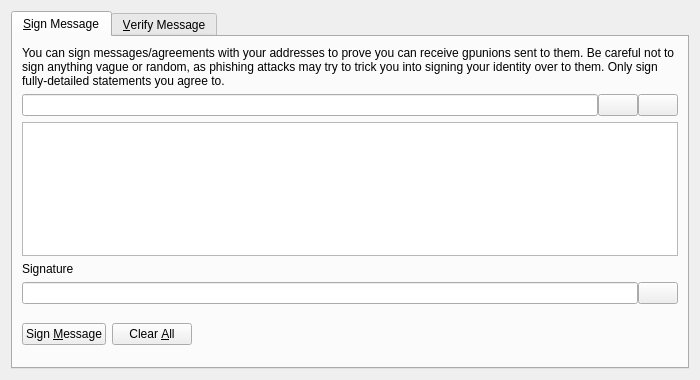
<?xml version="1.0" encoding="UTF-8"?>
<ui version="4.0">
 <class>SignVerifyMessageDialog</class>
 <widget class="QDialog" name="SignVerifyMessageDialog">
  <property name="geometry">
   <rect>
    <x>0</x>
    <y>0</y>
    <width>700</width>
    <height>380</height>
   </rect>
  </property>
  <property name="windowTitle">
   <string>Signatures - Sign / Verify a Message</string>
  </property>
  <property name="modal">
   <bool>true</bool>
  </property>
  <layout class="QVBoxLayout" name="verticalLayout">
   <item>
    <widget class="QTabWidget" name="tabWidget">
     <property name="currentIndex">
      <number>0</number>
     </property>
     <widget class="QWidget" name="tabSignMessage">
      <attribute name="title">
       <string>&amp;Sign Message</string>
      </attribute>
      <layout class="QVBoxLayout" name="verticalLayout_SM">
       <item>
        <widget class="QLabel" name="infoLabel_SM">
         <property name="text">
          <string>You can sign messages/agreements with your addresses to prove you can receive gpunions sent to them. Be careful not to sign anything vague or random, as phishing attacks may try to trick you into signing your identity over to them. Only sign fully-detailed statements you agree to.</string>
         </property>
         <property name="textFormat">
          <enum>Qt::PlainText</enum>
         </property>
         <property name="wordWrap">
          <bool>true</bool>
         </property>
        </widget>
       </item>
       <item>
        <layout class="QHBoxLayout" name="horizontalLayout_1_SM">
         <property name="spacing">
          <number>0</number>
         </property>
         <item>
          <widget class="QValidatedLineEdit" name="addressIn_SM">
           <property name="toolTip">
            <string>The Gpunion address to sign the message with</string>
           </property>
          </widget>
         </item>
         <item>
          <widget class="QPushButton" name="addressBookButton_SM">
           <property name="toolTip">
            <string>Choose previously used address</string>
           </property>
           <property name="text">
            <string/>
           </property>
           <property name="icon">
            <iconset resource="../gpunion.qrc">
             <normaloff>:/icons/address-book</normaloff>:/icons/address-book</iconset>
           </property>
           <property name="shortcut">
            <string>Alt+A</string>
           </property>
           <property name="autoDefault">
            <bool>false</bool>
           </property>
          </widget>
         </item>
         <item>
          <widget class="QPushButton" name="pasteButton_SM">
           <property name="toolTip">
            <string>Paste address from clipboard</string>
           </property>
           <property name="text">
            <string/>
           </property>
           <property name="icon">
            <iconset resource="../gpunion.qrc">
             <normaloff>:/icons/editpaste</normaloff>:/icons/editpaste</iconset>
           </property>
           <property name="shortcut">
            <string>Alt+P</string>
           </property>
           <property name="autoDefault">
            <bool>false</bool>
           </property>
          </widget>
         </item>
        </layout>
       </item>
       <item>
        <widget class="QPlainTextEdit" name="messageIn_SM">
         <property name="toolTip">
          <string>Enter the message you want to sign here</string>
         </property>
        </widget>
       </item>
       <item>
        <widget class="QLabel" name="signatureLabel_SM">
         <property name="text">
          <string>Signature</string>
         </property>
         <property name="textFormat">
          <enum>Qt::PlainText</enum>
         </property>
        </widget>
       </item>
       <item>
        <layout class="QHBoxLayout" name="horizontalLayout_2_SM">
         <property name="spacing">
          <number>0</number>
         </property>
         <item>
          <widget class="QLineEdit" name="signatureOut_SM">
           <property name="font">
            <font>
             <italic>true</italic>
            </font>
           </property>
           <property name="readOnly">
            <bool>true</bool>
           </property>
          </widget>
         </item>
         <item>
          <widget class="QPushButton" name="copySignatureButton_SM">
           <property name="toolTip">
            <string>Copy the current signature to the system clipboard</string>
           </property>
           <property name="text">
            <string/>
           </property>
           <property name="icon">
            <iconset resource="../gpunion.qrc">
             <normaloff>:/icons/editcopy</normaloff>:/icons/editcopy</iconset>
           </property>
           <property name="autoDefault">
            <bool>false</bool>
           </property>
          </widget>
         </item>
        </layout>
       </item>
       <item>
        <layout class="QHBoxLayout" name="horizontalLayout_3_SM">
         <item>
          <widget class="QPushButton" name="signMessageButton_SM">
           <property name="toolTip">
            <string>Sign the message to prove you own this Gpunion address</string>
           </property>
           <property name="text">
            <string>Sign &amp;Message</string>
           </property>
           <property name="icon">
            <iconset resource="../gpunion.qrc">
             <normaloff>:/icons/edit</normaloff>:/icons/edit</iconset>
           </property>
           <property name="autoDefault">
            <bool>false</bool>
           </property>
          </widget>
         </item>
         <item>
          <widget class="QPushButton" name="clearButton_SM">
           <property name="toolTip">
            <string>Reset all sign message fields</string>
           </property>
           <property name="text">
            <string>Clear &amp;All</string>
           </property>
           <property name="icon">
            <iconset resource="../gpunion.qrc">
             <normaloff>:/icons/remove</normaloff>:/icons/remove</iconset>
           </property>
           <property name="autoDefault">
            <bool>false</bool>
           </property>
          </widget>
         </item>
         <item>
          <spacer name="horizontalSpacer_1_SM">
           <property name="orientation">
            <enum>Qt::Horizontal</enum>
           </property>
           <property name="sizeHint" stdset="0">
            <size>
             <width>40</width>
             <height>48</height>
            </size>
           </property>
          </spacer>
         </item>
         <item>
          <widget class="QLabel" name="statusLabel_SM">
           <property name="font">
            <font>
             <weight>75</weight>
             <bold>true</bold>
            </font>
           </property>
           <property name="text">
            <string/>
           </property>
           <property name="wordWrap">
            <bool>true</bool>
           </property>
          </widget>
         </item>
         <item>
          <spacer name="horizontalSpacer_2_SM">
           <property name="orientation">
            <enum>Qt::Horizontal</enum>
           </property>
           <property name="sizeHint" stdset="0">
            <size>
             <width>40</width>
             <height>48</height>
            </size>
           </property>
          </spacer>
         </item>
        </layout>
       </item>
      </layout>
     </widget>
     <widget class="QWidget" name="tabVerifyMessage">
      <attribute name="title">
       <string>&amp;Verify Message</string>
      </attribute>
      <layout class="QVBoxLayout" name="verticalLayout_VM">
       <item>
        <widget class="QLabel" name="infoLabel_VM">
         <property name="text">
          <string>Enter the receiver's address, message (ensure you copy line breaks, spaces, tabs, etc. exactly) and signature below to verify the message. Be careful not to read more into the signature than what is in the signed message itself, to avoid being tricked by a man-in-the-middle attack. Note that this only proves the signing party receives with the address, it cannot prove sendership of any transaction!</string>
         </property>
         <property name="textFormat">
          <enum>Qt::PlainText</enum>
         </property>
         <property name="alignment">
          <set>Qt::AlignLeading|Qt::AlignLeft|Qt::AlignTop</set>
         </property>
         <property name="wordWrap">
          <bool>true</bool>
         </property>
        </widget>
       </item>
       <item>
        <layout class="QHBoxLayout" name="horizontalLayout_1_VM">
         <property name="spacing">
          <number>0</number>
         </property>
         <item>
          <widget class="QValidatedLineEdit" name="addressIn_VM">
           <property name="toolTip">
            <string>The Gpunion address the message was signed with</string>
           </property>
          </widget>
         </item>
         <item>
          <widget class="QPushButton" name="addressBookButton_VM">
           <property name="toolTip">
            <string>Choose previously used address</string>
           </property>
           <property name="text">
            <string/>
           </property>
           <property name="icon">
            <iconset resource="../gpunion.qrc">
             <normaloff>:/icons/address-book</normaloff>:/icons/address-book</iconset>
           </property>
           <property name="shortcut">
            <string>Alt+A</string>
           </property>
           <property name="autoDefault">
            <bool>false</bool>
           </property>
          </widget>
         </item>
        </layout>
       </item>
       <item>
        <widget class="QPlainTextEdit" name="messageIn_VM"/>
       </item>
       <item>
        <widget class="QValidatedLineEdit" name="signatureIn_VM"/>
       </item>
       <item>
        <layout class="QHBoxLayout" name="horizontalLayout_2_VM">
         <item>
          <widget class="QPushButton" name="verifyMessageButton_VM">
           <property name="toolTip">
            <string>Verify the message to ensure it was signed with the specified Gpunion address</string>
           </property>
           <property name="text">
            <string>Verify &amp;Message</string>
           </property>
           <property name="icon">
            <iconset resource="../gpunion.qrc">
             <normaloff>:/icons/transaction_0</normaloff>:/icons/transaction_0</iconset>
           </property>
           <property name="autoDefault">
            <bool>false</bool>
           </property>
          </widget>
         </item>
         <item>
          <widget class="QPushButton" name="clearButton_VM">
           <property name="toolTip">
            <string>Reset all verify message fields</string>
           </property>
           <property name="text">
            <string>Clear &amp;All</string>
           </property>
           <property name="icon">
            <iconset resource="../gpunion.qrc">
             <normaloff>:/icons/remove</normaloff>:/icons/remove</iconset>
           </property>
           <property name="autoDefault">
            <bool>false</bool>
           </property>
          </widget>
         </item>
         <item>
          <spacer name="horizontalSpacer_1_VM">
           <property name="orientation">
            <enum>Qt::Horizontal</enum>
           </property>
           <property name="sizeHint" stdset="0">
            <size>
             <width>40</width>
             <height>48</height>
            </size>
           </property>
          </spacer>
         </item>
         <item>
          <widget class="QLabel" name="statusLabel_VM">
           <property name="font">
            <font>
             <weight>75</weight>
             <bold>true</bold>
            </font>
           </property>
           <property name="text">
            <string/>
           </property>
           <property name="wordWrap">
            <bool>true</bool>
           </property>
          </widget>
         </item>
         <item>
          <spacer name="horizontalSpacer_2_VM">
           <property name="orientation">
            <enum>Qt::Horizontal</enum>
           </property>
           <property name="sizeHint" stdset="0">
            <size>
             <width>40</width>
             <height>48</height>
            </size>
           </property>
          </spacer>
         </item>
        </layout>
       </item>
      </layout>
     </widget>
    </widget>
   </item>
  </layout>
 </widget>
 <customwidgets>
  <customwidget>
   <class>QValidatedLineEdit</class>
   <extends>QLineEdit</extends>
   <header>qvalidatedlineedit.h</header>
  </customwidget>
 </customwidgets>
 <resources>
  <include location="../gpunion.qrc"/>
 </resources>
 <connections/>
</ui>
